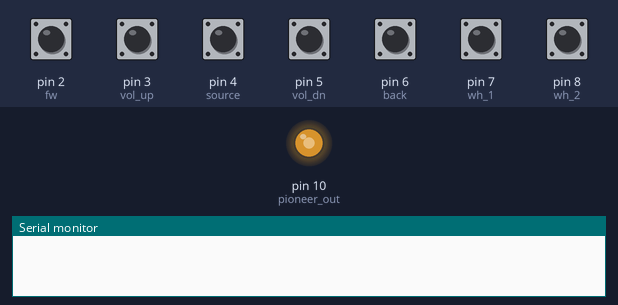
Bench run of a sketch on a simulated Arduino Uno, built with avr-gcc and run on an emulated ATmega328P. On the bench: output pins drawn as LEDs (lit = HIGH), the last lines printed to the serial monitor. The test bench sets the inputs (shaded band); at power-on: pin 2 (fw), pin 3 (vol_up), pin 4 (source), pin 5 (vol_dn), pin 6 (back), pin 7 (wh_1), pin 8 (wh_2) HIGH.

Above: at 1.2 s.
1.3 s: pin 2 (fw) pulled LOW for 0.15 s
At 1.37 s:
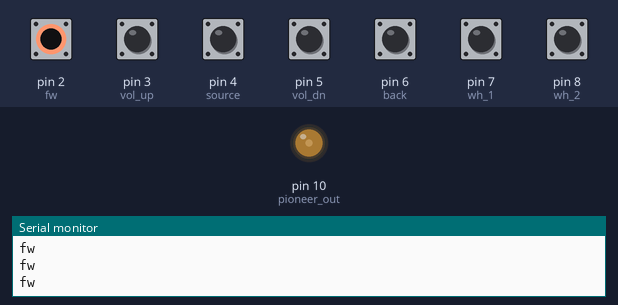
2.9 s: pin 4 (source) pulled LOW for 0.15 s
At 2.97 s:
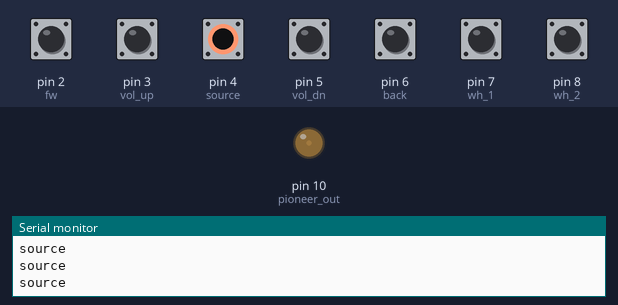
4.5 s: pin 3 (vol_up) pulled LOW for 0.15 s
At 5.8 s:
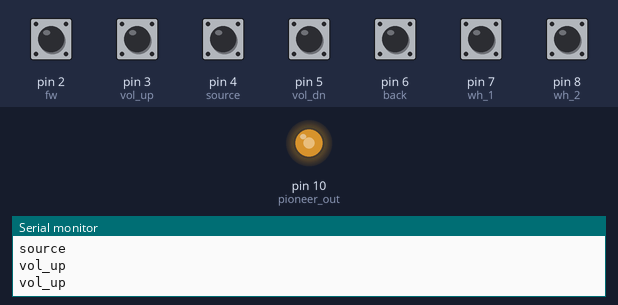
6.1 s: pin 5 (vol_dn) pulled LOW for 0.15 s
At 7.3 s:
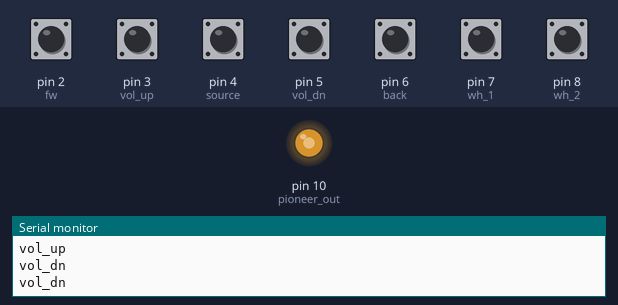
7.7 s: pin 6 (back) pulled LOW for 0.15 s
At 7.77 s:
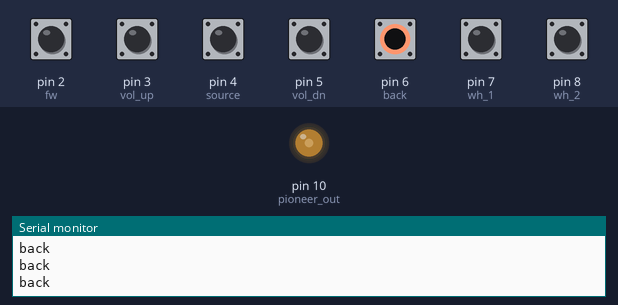
9.3 s: pin 7 (wh_1) pulled LOW for 0.15 s
At 10.4 s:
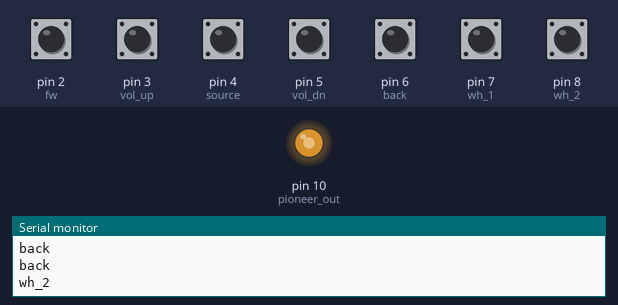
Timing chart, 0 to 11.9 s (numbered marks = the images above; inputs shaded):
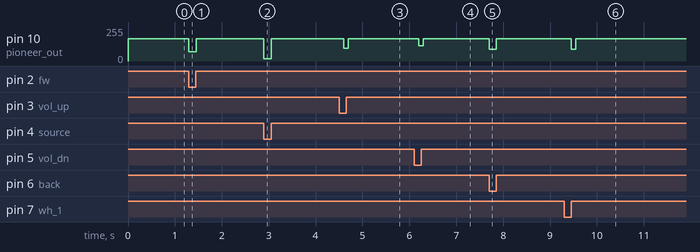

Measured:
- after the input at 1.3 s, pin 10 (pioneer_out): 166/255 → 69/255 at once, → 166/255 0.15 s later
- after the input at 2.9 s, pin 10 (pioneer_out): 166/255 → 17/255 at once, → 166/255 0.15 s later
- after the input at 4.5 s, pin 10 (pioneer_out): 166/255 → 94/255 after 0.10 s, → 166/255 0.10 s later
- after the input at 6.1 s, pin 10 (pioneer_out): 166/255 → 115/255 after 0.10 s, → 166/255 0.10 s later
- after the input at 7.7 s, pin 10 (pioneer_out): 166/255 → 87/255 at once, → 166/255 0.15 s later
- after the input at 9.3 s, pin 10 (pioneer_out): 166/255 → 87/255 after 0.15 s, → 166/255 0.10 s later

The sketch:

peugeot_pioneer.ino
```cpp
#define fw 2
#define vol_up 3
#define source 4
#define vol_dn 5
#define back 6
#define wh_1 7
#define wh_2 8
#define connect_shift 13
#define pioneer_out 10


int wh_1_Last = HIGH;
int n = HIGH;


void setup() {
  Serial.begin(9600);
  pinMode(fw, INPUT_PULLUP);
  pinMode(vol_up, INPUT_PULLUP);
  pinMode(source, INPUT_PULLUP);
  pinMode(vol_dn, INPUT_PULLUP);
  pinMode(back, INPUT_PULLUP);
  pinMode(wh_1, INPUT_PULLUP);
  pinMode(wh_2, INPUT_PULLUP);
  pinMode(connect_shift, INPUT);
  TCCR1B = TCCR1B & B11111000 | B00000001;
  pinMode(pioneer_out, OUTPUT);
}

void loop() {
  if (digitalRead(fw)==0){
    Serial.print("fw\n");
    analogWrite(pioneer_out, 69);
    return;
  }

  if (digitalRead(back)==0){
    Serial.print("back\n");
    analogWrite(pioneer_out, 87);
    return;
  }

  if (digitalRead(vol_up)==0){
    delay(100);
    if (digitalRead(vol_up)==0 && digitalRead(vol_dn)==0){
      Serial.print("mute\n");
      analogWrite(pioneer_out, 31);
      delay(150);
      return;
    }
    Serial.print("vol_up\n");
    analogWrite(pioneer_out, 94);
    return;
  }

  if (digitalRead(vol_dn)==0){
    delay(100);
    if (digitalRead(vol_up)==0 && digitalRead(vol_dn)==0){
      Serial.print("mute\n");
      analogWrite(pioneer_out, 31);
      delay(150);
      return;
    }
    Serial.print("vol_dn\n");
      analogWrite(pioneer_out, 115);
    return;
  }


  if (digitalRead(source)==0){
    Serial.print("source\n");
    analogWrite(pioneer_out, 17);
    return;
  }

  n = digitalRead(wh_1);
  if ((wh_1_Last == LOW) && (n == HIGH)) {
    if (digitalRead(wh_2) == LOW) {
      Serial.print ("wh_1\n");
      pinMode(connect_shift, OUTPUT);
      analogWrite(pioneer_out, 74);
      delay(100);
      analogWrite(pioneer_out, 166);
      pinMode(connect_shift, INPUT);
      wh_1_Last = n;
      return;
    } else {
      Serial.print ("wh_2\n");
      pinMode(connect_shift, OUTPUT);
      analogWrite(pioneer_out, 87);
      delay(100);
      analogWrite(pioneer_out, 166);
      pinMode(connect_shift, INPUT);
      wh_1_Last = n;
      return;
    }
  }
  wh_1_Last = n;

  analogWrite(pioneer_out, 166);
}
```
